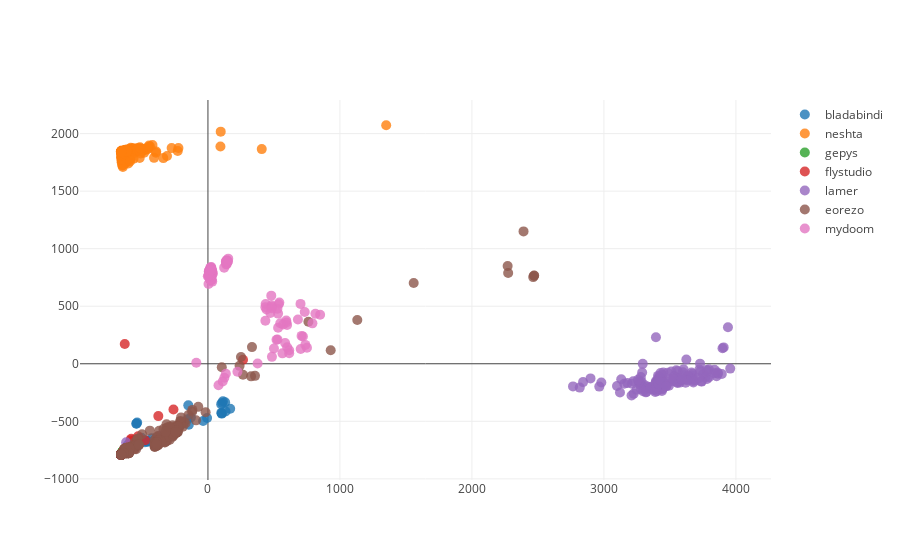

This figure's notebook cell:
### Markdown cell above
## Using PCA

While tSNE is a great visualization tool, it has been shown that the algorithm tends to introduce some misleading structures in the final representations. (https://distill.pub/2016/misread-tsne/)

Therefore lt's see what is the result of using PCA to reduce the dimensionality istead of tSNE.

### Code cell
vis_data.plot_data('data/d_matrices/pca_2_1209.txt', families)

### Figure 1 — Plotly figure (JSON) as saved in the notebook; plotly's stock layout.template omitted (floating-point values rounded to 4 significant figures; data arrays with more than 128 entries replaced by an {"elided": "..."} marker saying what was removed)
{"data": [{"marker": {"opacity": 0.8, "size": 10}, "mode": "markers", "name": "bladabindi", "type": "scatter", "x": {"elided": "269 float values"}, "y": {"elided": "269 float values"}}, {"marker": {"opacity": 0.8, "size": 10}, "mode": "markers", "name": "neshta", "type": "scatter", "x": {"elided": "230 float values"}, "y": {"elided": "230 float values"}}, {"marker": {"opacity": 0.8, "size": 10}, "mode": "markers", "name": "gepys", "type": "scatter", "x": [-650.1, -648.5, -646.8, -649.0, -655.9, -654.4, -649.4, -649.1, -649.1, -642.6, -639.4, -654.1, -654.4, -655.4, -649.6, -633.7, -656.7, -647.6, -649.5, -654.8, -643.7, -644.3, -649.9, -654.7, -649.2, -632.1, -653.3, -647.2, -643.6, -643.9, -646.9, -643.9, -643.2, -634.8, -658.0, -649.2, -642.7, -652.9, -654.3, -644.0, -655.6, -658.4, -653.1, -649.4, -647.4, -649.7, -653.0, -654.5, -650.8, -654.0, -655.6, -657.6, -655.2, -646.8, -638.6, -657.4, -654.5, -644.1, -649.9, -657.5, -649.2, -653.6, -643.7, -642.1, -644.0, -655.5, -649.5, -649.8, -641.8, -647.1, -649.3, -657.2, -655.6, -632.9, -653.3, -644.0], "y": [-776.8, -770.7, -767.6, -770.8, -783.1, -783.9, -772.9, -773.0, -772.7, -766.3, -761.2, -781.5, -785.2, -784.2, -775.9, -747.4, -785.8, -768.8, -772.9, -785.5, -767.4, -766.5, -773.4, -784.9, -772.6, -744.3, -782.1, -764.8, -767.7, -767.3, -767.4, -764.8, -766.6, -748.2, -789.2, -776.5, -765.6, -781.8, -784.1, -767.4, -782.4, -789.3, -782.6, -775.4, -770.0, -776.8, -781.9, -784.6, -776.7, -783.7, -785.6, -787.6, -781.7, -767.6, -761.1, -787.1, -785.1, -767.4, -775.1, -787.6, -774.6, -780.8, -767.5, -764.8, -768.5, -782.7, -773.2, -774.4, -763.2, -769.4, -771.7, -787.6, -785.5, -743.9, -780.0, -768.5]}, {"marker": {"opacity": 0.8, "size": 10}, "mode": "markers", "name": "flystudio", "type": "scatter", "x": [-614.5, -658.6, -658.5, -658.6, -657.3, -529.1, -626.2, -658.6, -554.9, -641.5, -649.2, -614.6, -614.1, -658.6, -658.6, -652.1, -614.0, -648.2, -658.6, -645.3, -655.8, -636.9, -656.0, -614.4, -642.0, -658.6, -614.1, -657.1, -628.3, -650.1, -647.8, 265.8, -643.8, -539.2, -630.2, -658.6, -619.4, -560.5, -650.6, -658.6, -658.8, -614.2, -658.6, -606.5, -636.4, -633.6, -552.1, -610.7, -647.5, -261.3, -582.6, -613.8, -658.6, -606.5, -586.4, -658.4, -614.5, -640.0, -580.8, -656.8, -530.4, -631.5, -614.6, -636.7, -564.4, -614.4, -656.3, -375.9, -586.5, -612.9, -645.0, -638.2, -475.7, -638.9, -641.6, -571.0, -614.5, -658.1, -652.0, -656.3, -649.4, -610.9, -658.7, -658.5, -624.5, -639.3], "y": [-767.6, -790.1, -789.0, -790.2, -788.8, -628.9, -736.5, -790.3, -736.8, -781.2, -777.2, -767.8, -767.8, -789.9, -789.5, -779.9, -729.2, -781.8, -790.1, -784.3, -787.7, -762.0, -788.0, -767.5, -773.2, -790.3, -768.0, -789.2, -753.4, -783.8, -781.7, 35.14, -775.3, -696.0, 172.1, -789.7, -747.2, -664.0, -781.3, -789.9, -789.9, -768.3, -789.7, -743.8, -747.7, -774.4, -669.0, -722.8, -773.0, -396.6, -721.0, -766.5, -790.2, -719.1, -663.3, -789.5, -767.6, -759.3, -651.5, -789.2, -659.1, -758.6, -768.2, -772.3, -670.5, -768.0, -787.3, -454.4, -705.3, -752.3, -770.0, -761.0, -663.8, -767.9, -776.9, -730.0, -768.0, -789.6, -785.6, -788.3, -782.2, -724.5, -789.8, -790.1, -731.0, -773.1]}, {"marker": {"opacity": 0.8, "size": 10}, "mode": "markers", "name": "lamer", "type": "scatter", "x": {"elided": "136 float values"}, "y": {"elided": "136 float values"}}, {"marker": {"opacity": 0.8, "size": 10}, "mode": "markers", "name": "eorezo", "type": "scatter", "x": {"elided": "266 float values"}, "y": {"elided": "266 float values"}}, {"marker": {"opacity": 0.8, "size": 10}, "mode": "markers", "name": "mydoom", "type": "scatter", "x": {"elided": "146 float values"}, "y": {"elided": "146 float values"}}], "layout": {}}
